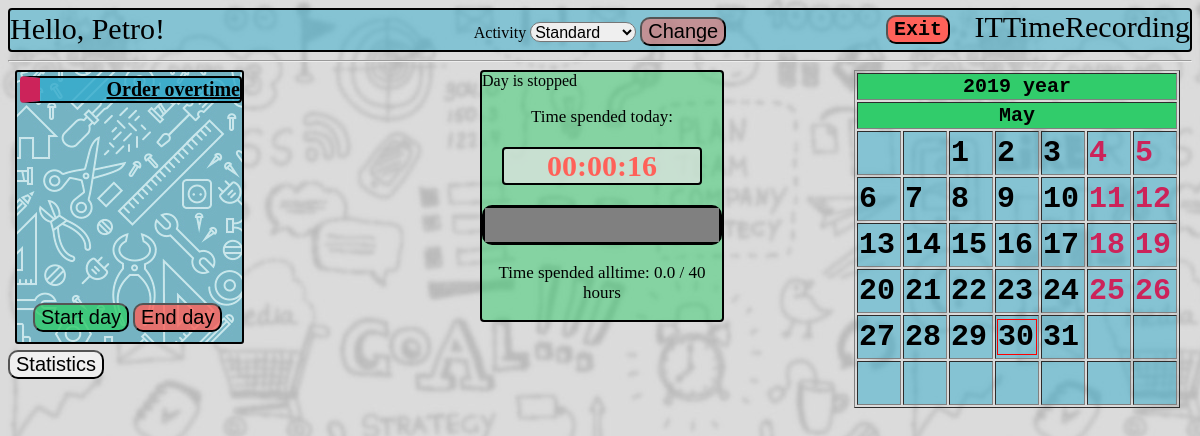
/home/me/ (signed in), run on the app's committed database.
### rec/models.py (models this page shows, shortened)
class User(db.Model):
    __tablename__ = 'USER'
    login = db.Column('LOGIN', db.String(20), primary_key=True)
    password = db.Column('PASSWORD', db.String(20), nullable=False)
    salary = db.Column('SALARY', db.INTEGER)
    worktime = db.Column('WORKTIME', db.INTEGER)
    username = db.Column('USERNAME', db.String(50), nullable=False)
    role = db.Column('ROLE_NAME', db.String(15), nullable=False )

class Developer(User):
    def ohhh(self, date, activity):
        newDay = Workday(self.login, date, activity)
        db.session.add(newDay)
        db.session.commit()
        return newDay

### rec/login/views.py (the view)
@mod.route('/me/', methods=['POST', 'GET'])
@requires_login
def home():
    global menu
    menu = []
    if g.user.role == 'Developer':
        menu.append(['Order overtime', 'TakeOvertime'])
    if g.user.role == 'Manager':
        menu.append(['Change user activity', 'ChangeUserActivity'])
        menu.append(['Workday managing', 'ManageWorkday'])
        menu.append(['Registration of new worker', 'Register'])
        menu.append(['Delete user', 'Delete'])
        menu.append(['Calculate salaries', 'Calculate'])
    workdays = Workday.query.filter_by(date=date.toordinal())
    workdict = {}
    for workday in workdays:
        workdict[workday.user] = workday
    return render_template("homepage.html",
                           user=g.user,
                           menu=menu,
                           date=date,
                           cal=cal,
                           norms=session['normative'],
                           curtime=Workday.query.filter_by(id=session["workday_id"]).first().time + session['time'],
                           workdays=workdict)

### rec/login/views.py (called while the page is built)
@mod.before_request
def before_request():
    g.user = None
    if 'user_login' in session:
        g.user = User.query.get(session['user_login'])
        global cal
        day = Day(date, 1, 1, g.user.login)
        cal = Calendar.get_month(day, g.user.login)
        session['now'] = time.monotonic()
        quant = session['time']
        session['time'] = session['now'] - session['start']
        workday = Workday.query.filter_by(date=date.toordinal(), user=g.user.login).first()
        if not workday:
            session['time'] = 0
        elif workday.ended:
            session['time'] = 0

### rec/templates/homepage.html (shortened to what this page needs)
<!DOCTYPE html>
{% extends "base.html" %}
{% block body %}
    {% set ended = workdays[user.login].ended %}
    <body link="black">
    <div class="hello">Hello, {{ user.username }}!</div>
    <div class="back"></div>
    <div class="menu">
    <ul>
    {% set role = user.role %}
    {% for item in menu %}
        <li>
            {% set url = role+"."+item[1] %}
            <a href = {{ url_for(url) }}>{{ item[0] }}</a>
        </li>
    {% endfor %}
    </ul>
    </div>
    <div class="progress_bar">
        {% if ended == 1 %}<img src="">Day is stopped{% endif %}
        <p> Time spended today: </p>
        {% if ended == 0 %}
            <p class="timer">{{ '%02d'|format((curtime/3600)|int) }}:{{ '%02d'|format((curtime%3600)/60|int) }}:{{ '%02d'|format((curtime%60)|int) }} </p>
        {% else %}
            <p class="stoppedtimer">{{ '%02d'|format((curtime/3600)|int) }}:{{ '%02d'|format((curtime%3600)/60|int) }}:{{ '%02d'|format((curtime%60)|int) }} </p>
        {% endif %}
        <progress max = {{ norms }} value = {{ (user.worktime/3660 + curtime/3660)|round(2) }}></progress>
        <p> Time spended alltime: {{ (user.worktime/3600 + curtime/3660)|round(1)}} / {{ norms | round }} hours</p>
    </div>
    <div class = 'dayman'>
        <form method="post">
        <table>
            <tr>
                <td>
                   <input class="startday" type="submit" value="Start day" formaction={{ url_for("rec.begin_day") }}>
                </td>
                <td>
                    {% if ended %}
                        <input class="endday" type="submit" value="End day" formaction={{ url_for("rec.home") }}>
                    {%else%}
                        <input class="endday" type="submit" value="End day" formaction={{ url_for("rec.end_day") }}>
                    {%endif%}
                </td>
            </tr>
        </table>
        </form>
    </div>
    {% include "calendar.html" %}
    <div class="activity">
        <form method="post">
            <label for="activity"> Activity </label>
            {% set activity = 'Standard' %}
                {% if user.login in workdays %}
                    {% set activity = workdays[user.login].activity %}
                {% endif %}
                <select name="activity" id="activity">
                    <option value="Standard" {% if activity == 'Standard' %} selected="selected" {% endif %}>Standard</option>
                </select>
            <input type="submit" name="activity" value="Change" formaction='{{ url_for('rec.activity') }}'>
        </form>
    </div>
    <form method="post">
    <input class="stats" type="submit" name="stats" value="Statistics" formaction='{{ url_for('rec.Stats') }}'>
    </form>
    <form method="post">
    <input class="exit" type="submit" name="exit" value="Exit" formaction='{{ url_for('rec.exit') }}'>
    </form>
</body>
{% endblock %}

### rec/templates/calendar.html (shortened to what this page needs)
<link rel="stylesheet" href="/static/css/main.css" />
<div class = "calendar">
<form method="post">
{% set months_names = {
        1: 'January', 2: 'February', 3: 'March', 4: 'April',
        5: 'May', 6: 'June', 7: 'July', 8: 'August',
        9: 'September', 10: 'October', 11: 'November', 12: 'December'
    } %}
    <table border="1">
        <tr>
            <th colspan="7">{{ date.year }} year</th>
        </tr>
        <tr>
            <th colspan="7">{{ months_names[date.month] }} </th>
        </tr>
        {% for week in cal %}
            <tr>
                {% for day in week %}
                    <td>
                    {% if  day.date == date.day %}
                        <div class="today">
                    {% endif %}
                    {% if day.form == "Vacancy" %}
                        <div class="vacancy">
                            <div class="date">{{ day.date }}</div>
                        </div>
                    {% endif %}
                    {% if day.form == "Work" %}
                        <div class="workday">
                            <div class="date">{{ day.date }}</div>
                        </div>
                    {% endif %}
                    {% if  day.date == date.day %}
                        </div>
                    {% endif %}
                    </td>
                {% endfor %}
            </tr>
        {% endfor %}
    </table>
</form>
</div>

### rec/static/css/main.css (style rules this page uses)
body { background-color: #57FFC6; #background: url("ERZHAN.gif"); background: url("work.jpg"); background-size: 900px 900px; font-family: Georgia, 'Times New Roman', Times, serif; }
.stats { position:absolute; top: 350px; }
.dayman { position:absolute; top: 300px; left: 30px; z-index: 1; }
.startday { background-color: rgba(49, 204, 107, 0.8); }
.endday { background-color: rgba(255, 97, 89, 0.8); }
input { border-radius: 10px; }
.back { background: url("tools.jpg"); position: absolute; top: 70px; left: 15px; width: 225px; height: 270px; border-radius: 3px; border: black solid 2px; }
.activity { text-align: center; padding: 2px; position:absolute; top: 15px; right: 35%; left: 35%; }
.activity input { background-color: rgba(255, 97, 89, 0.5); border-radius: 10px; }
.activity select { margin: 0px; padding: 0px; height: 20px; font-size: 16px; border-radius: 10px; }
.autorization td, input { font-size: 20px; }
.progress_bar { width: 20%; position:absolute; top: 70px; left: 40%; right: 40%; background-color: rgba(49, 204, 107, 0.5); border: black solid 2px; border-radius: 4px; }
.progress_bar .stoppedtimer { background-color: rgba(229,229,229,0.7); color: rgba(255, 97, 89, 1); font-weight: bolder; font-size: 30px; border: black solid 2px; border-radius: 4px; margin: 20px; }
.progress_bar progress { color: #31ABCC; width: 100%; height: 40px; border: black solid 3px; border-radius: 10px; }
.progress_bar p { color: black; text-align: center; font-size: 17px; }
.menu { position: absolute; top:60px; left: 10px; }
.menu ul { list-style-type: none; padding-left: 10px; color: black; }
.menu li { font-size: 20px; width: 200px; background-color: rgba(49, 171, 204, 0.8); text-align: right; border: black solid 2px; border-radius: 4px; border-left: #CC235A solid 20px; font-weight: bolder; }
.calendar { position: absolute; top: 70px; right: 20px; }
.calendar .vacancy { color: #CC235A; }
.calendar td { background-color: rgba(49, 171, 204, 0.5); font-size: 30px; width: 40px; height: 40px; font-family: monospace; font-weight: bold; }
.calendar th { background-color: #31CC6B; font-size: 20px; font-family: monospace; font-weight: bold; }
.calendar .today { border: solid 1px red; }
.exit { background-color: #ff6159; font-size: 20px; font-family: monospace; font-weight: bold; text-align: center; position: absolute; top: 15px; right: 250px; }
.hello { position: absolute; top: 12px; left: 10px; font-size: 30px; }

### data on the page
Developer: username "Petro", (user.worktime/3600+curtime/3660)|round(1) "0.0", date "1", date "2", date "3", date "4", date "5", date "6", date "7", date "8", date "9", date "10", date "11", date "12", date "13", date "14", date "15", date "16", date "17", date "18", date "19", date "20", date "21", date "22", date "23", date "24", date "25", date "26", date "27", date "28", date "29", date "30", date "31"

### other printed values
{{ item[0] }} "Order overtime"
{{ '%02d'|format((curtime/3600)|int) }} "00"
{{ '%02d'|format((curtime%3600)/60|int) }} "00"
{{ '%02d'|format((curtime%60)|int) }} "16"
{{ norms | round }} "40"
{{ date.year }} "2019"
{{ months_names[date.month] }} "May"
